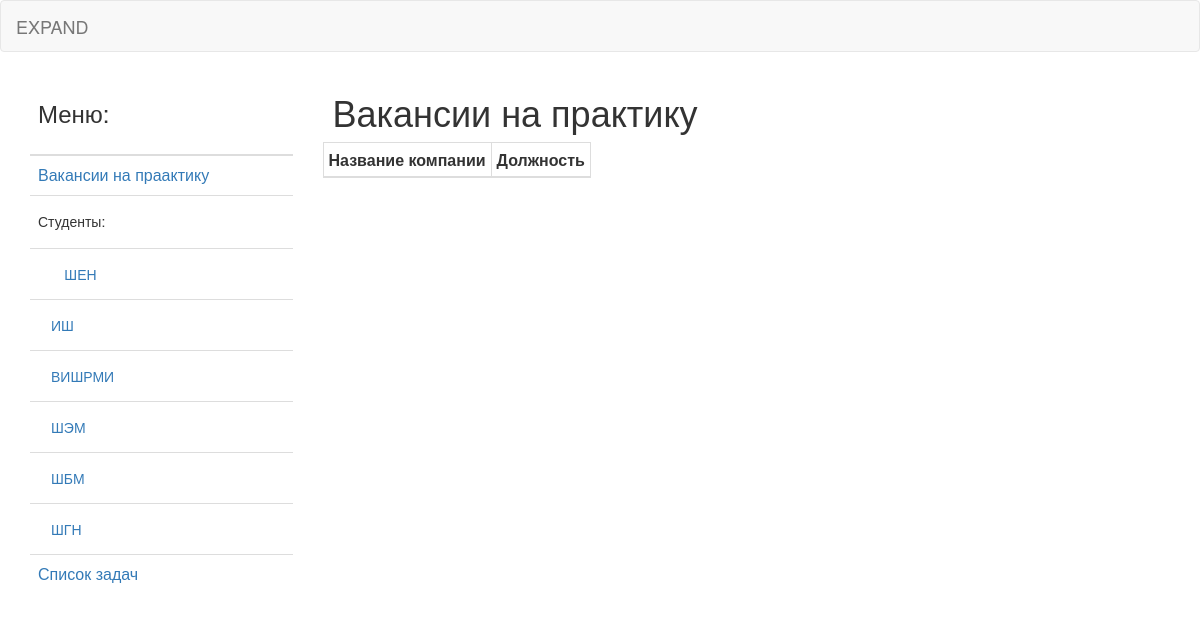
/?action=viewPractices, run on an earlier commit of the app's database.
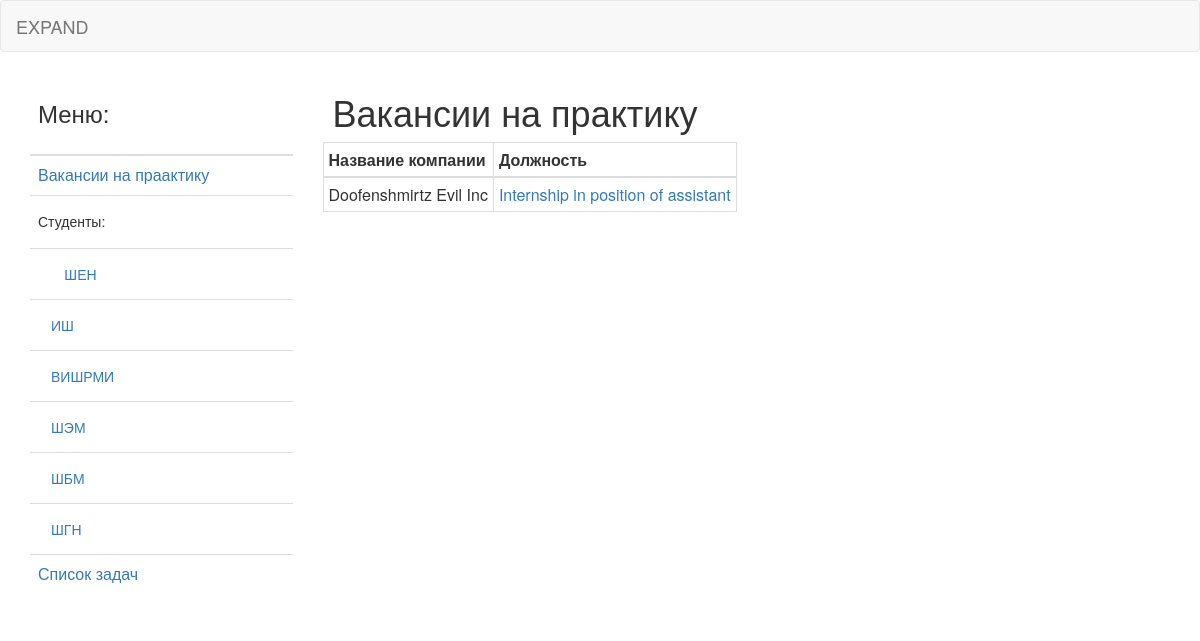
And on a later commit of the database.
### tables this page shows
CREATE TABLE `practice_vacancies` (
  `id` int(11) NOT NULL,
  `company_id` int(11) NOT NULL,
  `title` text NOT NULL,
  `content` text NOT NULL,
  `deadline` timestamp NOT NULL DEFAULT CURRENT_TIMESTAMP,
  `cluster_id` int(11) DEFAULT NULL
);

CREATE TABLE `users` (
  `id` int(11) NOT NULL,
  `is_company` tinyint(1) DEFAULT '0',
  `cluster_id` int(11) DEFAULT NULL,
  `fullname` tinytext NOT NULL,
  `password` varchar(64) NOT NULL,
  `username` varchar(16) NOT NULL
);

### Views/Practices.php (the view, shortened to what this page needs)
<html>
<head>
    <link href="css/bootstrap.min.css" rel="stylesheet">
    <link href="css/style.css" rel="stylesheet">
</head>
<body>
<nav class="navbar navbar-default">
    <div class="container-fluid">
        <div class="navbar-header">
            <a class="navbar-brand" href="#">
                <p>EXPAND</p>
            </a>
        </div>
    </div>
</nav>
<div class="container">
    <div class="row">
        <div class="col-xs-6 col-md-3">
            <table class="table">
                <thead>
                <tr>
                    <th><h3>Меню:<h3></th>
                </tr>
                </thead>
                <tbody>
                <tr>
                    <td><a href="?action=viewPractices" class="design">Вакансии на праактику</a></td>
                </tr>
                <tr>
                    <td><h5>Студенты:</h5></td>
                </tr>
                <tr>
                    <td>&nbsp; &nbsp;<button type="button" class="btn btn-link">ШЕН</button></td>
                </tr>
                <tr>
                    <td><button type="button" class="btn btn-link">ИШ</button></td>
                </tr>
                <tr>
                    <td><button type="button" class="btn btn-link">ВИШРМИ</button></td>
                </tr>
                <tr>
                    <td><button type="button" class="btn btn-link">ШЭМ</button></td>
                </tr>
                <tr>
                    <td><button type="button" class="btn btn-link">ШБМ</button></td>
                </tr>
                <tr>
                    <td><button type="button" class="btn btn-link">ШГН</button></td>
                </tr>
                <tr>
                    <td><a href="?action=viewTasks" class="design">Список задач</a></td>
                </tr>
                </tbody>
            </table>
        </div>
        <div class="col-xs-12 col-md-9">
            <h1>&nbsp;Вакансии на практику</h1>
            <table class="table-condensed table-bordered ">
                <thead>
                <tr>
                    <th>Название компании</th>
                    <th>Должность</th>
                </tr>
                </thead>
                <tbody>
                <?php
                foreach ($practices as $task) {
                    echo "<tr>
                <td>" . $task['company_name'] . "</td>
                <td><a href='?action=viewPractice&id=".$task['id']."'>" . $task['title'] . "</a></td>
            </tr>";
                }?>
                </tbody>
            </table>
        </div>
    </div>
</div>
</body>
</html>

### index.php (shortened to what this page needs)
<?php
if (!isset($_GET['action']))
    $req = "viewTasks";
else
    $req = $_GET['action'];
switch ($req) {
    case 'viewPractices':
        $practices = array();
        $db = getConnectionInstance();
        $stmt = $db->prepare("SELECT practice_vacancies.id as id, title, company_id, users.fullname as company_name FROM practice_vacancies, users
          WHERE users.id = practice_vacancies.company_id");
        $stmt->execute();
        $b = $stmt->get_result();
        while ($a = $b->fetch_assoc())
        {
            array_push($practices, $a);
        }
        include 'Views/Practices.php';
        break;
}

What changed in the data, as far as the page shows it:
added practice_vacancies: company.fullname "Doofenshmirtz Evil Inc", title "Internship in position of assistant"
